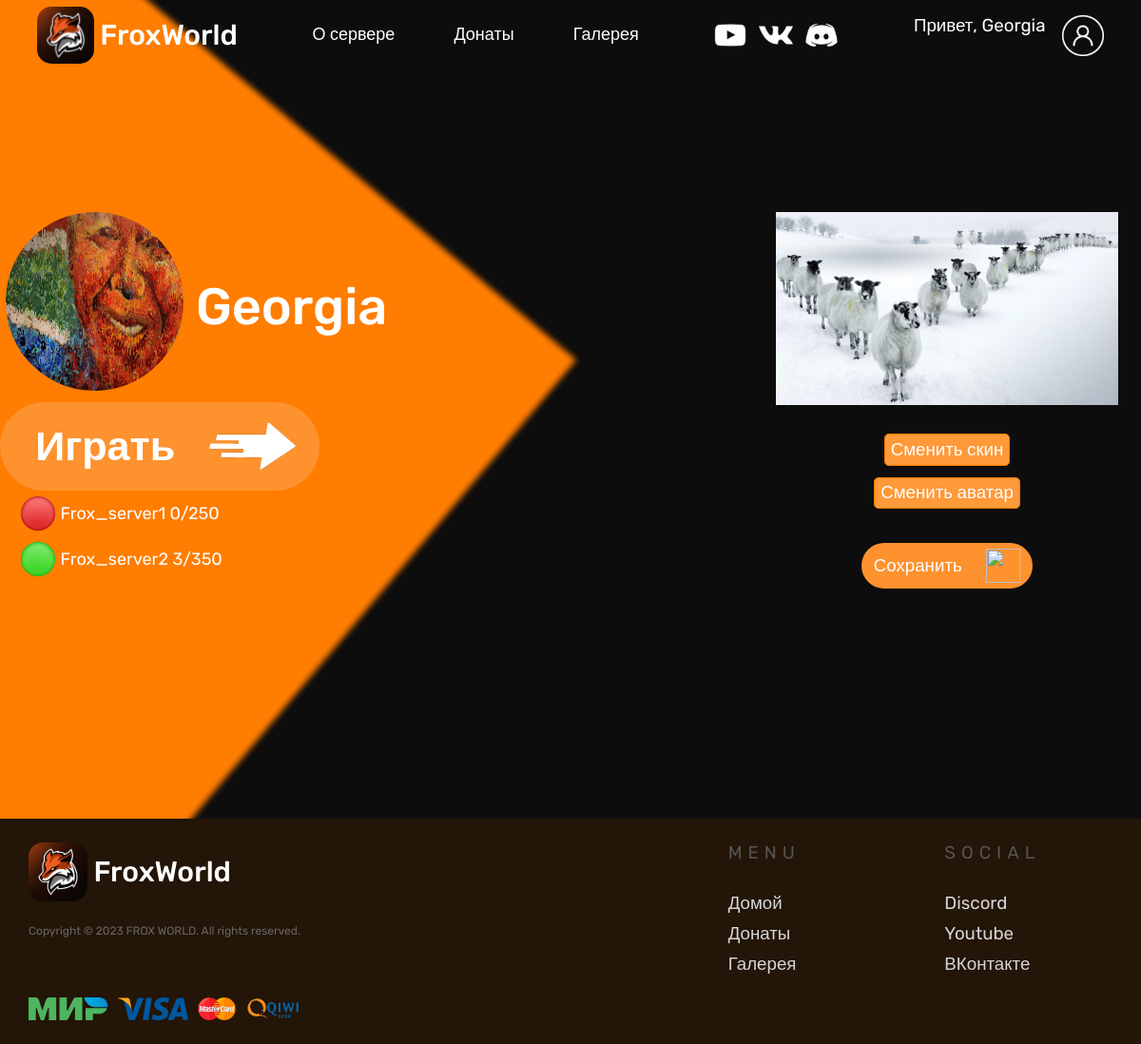
/accounts/profile/ (signed in), run on the app's committed database.
### frox_world/models.py (models this page shows, shortened)
class Profile(models.Model):
    user = models.OneToOneField(User, on_delete=models.CASCADE, null=True)
    image = models.ImageField(blank=True, upload_to='images/')
    skin = models.ImageField(blank=True, upload_to='skins/')

class Server(models.Model):
    ip = models.IntegerField(null=False)
    name = models.CharField(max_length=150, null=False, blank=False, default="qwerty-serv")
    online = models.IntegerField(blank=False, default=0)
    max_online = models.IntegerField(blank=False, null=False, default=250)
    is_online = models.BooleanField(default=True)

### frox_world/views.py (the view, shortened to what this page needs)
# urls.py: path('accounts/profile/', views.profile, name="profile"),
@login_required(login_url="login")
def profile(request):
    profile_data = Profile.objects.get(user=request.user)
    servers = Server.objects.all()
    profiles = Profile.objects.all()
    context = {
        "profile": profile_data,
        "servers": servers,
        "title" : "Profile",
        "profiles": profiles,
    }
    return render(request, 'profile.html', context)

### frox_world/templates/profile.html (shortened to what this page needs)
{% extends 'base.html' %}
{% load static %}
{% block content %}
<div class="background-figure"></div>
<section class="profile-section">
    <div class="profile">
        <div class="description">
            <div>
                <img class="profile-logo" src="{% if profile.image %}{{profile.image.url}}{% else %}{% static 'img/Profile.svg' %}{% endif %}" alt="">
            </div>
            <div class="description-text">
                <h1>{{profile.user.username}}</h1>
            </div>
        </div>
        <div class="play">
            <div>
                <button class="play-btn"><p>Играть</p><img src="{% static 'img/arrow.png' %}" alt=""></button>
            </div>
            <div>
                {% for server in servers %}
                <div class="play-version"><img src="{% if server.is_online %}{% static 'img/online-icon.png' %}{% else %}{% static 'img/offline-icon.png' %}{% endif %}"><p>{{ server.name }} {{ server.online }}/{{ server.max_online }} </p></div>
                {% endfor %}
            </div>
        </div>
    </div>
    <div class="skin">
        <img class="skin-image" src="{% if profile.skin %}{{profile.skin.url}}{% else %}{% static 'img/sad.jpg' %}{% endif %}" alt="">
        <form class="skin-form" enctype="multipart/form-data" action="#" method="POST">{% csrf_token %}
            <label for="skin__file" class="input__file-label">
                <span class="input__file-button-text">Сменить скин</span>
            </label>
            <label for="image__file" class="input__file-label">
                <span class="input__file-button-text">Сменить аватар</span>
            </label>
            <button type="submit"><p>Сохранить</p><img src="{% static 'img/icon-save.png' %}" alt=""></button>
        </form>
    </div>
</section>
{% endblock content %}

### frox_world/templates/base.html (shortened to what this page needs)
{% load static %}
<!DOCTYPE html>
<html lang="en">
<head>
    <link rel="stylesheet" href="{% static 'css/reset.css' %}">
    <link rel="stylesheet" href="{% static 'css/style.css' %}">
</head>
<body>
    <header>
        <section class="header-section">
            <div class="header-logo">
                <div>
                    <img src="{% static 'img/logo.svg' %}" alt="">
                </div>
                <div>
                    <span class="logo-text">FroxWorld</span>
                </div>
            </div>
            <div class="header-navigation">
                <div class="header-navigation-btn">
                    <a href="{% url 'index' %}">О сервере</a>
                </div>
                <div class="header-navigation-btn">
                    <a href="{% url 'donate' %}">Донаты</a>
                </div>
                <div class="header-navigation-btn">
                    <a href="#">Галерея</a>
                </div>
            </div>
            <div class="header-social">
                <a target="_blank" href="https://www.youtube.com/@Yarik_Frox"><img src="{% static "img/Youtube.svg" %}" alt=""></a>
                <a target="_blank" href="https://vk.com/yrfungroup"><img src="{% static "img/VK.svg" %}" alt=""></a>
                <a target="_blank" href="https://discord.gg/K2RrQwMhZn"><img src="{% static "img/Discord.svg" %}" alt=""></a>
            </div>
            <div class="sign-in">
                {% if user.is_authenticated %}Привет, {{user.username}}{% else %}
                <form action="{% url 'login' %}">
                    <button class="sign-in-btn">Войти</button>
                </form>
                {% endif %}
                {% if user.is_authenticated %}
                <img src="{% static "img/Profile.svg" %}" id="profile-btn">
                {% else %}
                <div><img src="{% static "img/Profile.svg" %}" alt=""></div>
                {% endif %}
            </div>
        </section>
    </header>
    <main>
        {% block content %}{% endblock content %}
    </main>
    {% block footer %}
    <footer>
        <section class="footer-section">
            <div class="footer-rights">
                <div class="footer-logo">
                    <div>
                        <img src="{% static 'img/logo.svg' %}" alt="">
                    </div>
                    <div>
                        <span class="logo-text">FroxWorld</span>
                    </div>
                </div>
                <div class="footer-copyright">
                    Copyright © 2023 FROX WORLD. All rights reserved.
                </div>
                <div class="footer-payment">
                    <div><img src="{% static 'img/MIR.svg' %}" alt=""></div>
                    <div><img src="{% static 'img/Visa.svg' %}" alt=""></div>
                    <div><img src="{% static 'img/Mastercard.png' %}" alt=""></div>
                    <div><img src="{% static 'img/Qiwi.png' %}" alt=""></div>
                </div>
            </div>
            <div class="footer-info">
                <div class="footer-menu">
                    <div class="footer-title">MENU</div>
                    <div class="footer-links">
                        <div><a href="{% url 'index' %}">Домой</a></div>
                        <div><a href="{% url 'donate' %}">Донаты</a></div>
                        <div><a href="Reload.txt" download="">Галерея</a></div>
                    </div>
                </div>
                <div class="footer-menu">
                    <div class="footer-title">SOCIAL</div>
                    <div class="footer-links">
                        <div><a target="_blank" href="https://discord.gg/K2RrQwMhZn">Discord</a></div>
                        <div><a target="_blank" href="https://www.youtube.com/@Yarik_Frox">Youtube</a></div>
                        <div><a target="_blank" href="https://vk.com/yrfungroup">ВКонтакте</a></div>
                    </div>
                </div>
            </div>
        </section>
    </footer>
    {% endblock footer %}
</body>
</html>

### frox_world/static/css/style.css (style rules this page uses)
body { font-family: 'Rubik', sans-serif; background-color: #0D0D0D; color: #ffffff; font-size: 1.56vw; }
header { padding-top: 0.62vw; }
.header-section { display: flex; justify-content: space-around; align-items: center; }
.logo-text { font-size: 2.5vw; font-weight: 500; margin-left: 0.5vw; }
.header-logo { display: flex; align-items: center; }
.header-logo img { width: 5vw; height: 5vw; }
.header-social { display: flex; justify-content: space-between; width: 11vw; }
.header-social img { width: 3vw; height: 3vw; }
.header-navigation { display: flex; justify-content: space-between; width: 28.6vw; font-size: 1.5vw; line-height: 2.5vw; }
.sign-in { position: relative; display: flex; justify-content: space-between; }
.sign-in img { width: 3.6vw; height: 3.6vw; margin-left: 1.5vw; }
.background-figure { background-color: #FF7D00; position: absolute; z-index: -1; width: 78vw; height: 78vw; top: -2.6vw; left: -44.2vw; transform: rotate(40deg); box-shadow: 0vw 0vw 0.52vw 0.52vw #FF7D00; }
.description { display: flex; margin-left: 0.52vw; align-items: center; }
.description-text { display: flex; flex-direction: column; font-size: 1.8vw; width: 20.8vw; margin-left: 1.04vw; }
.description-text h1 { font-size: 4.5vw; font-weight: 500; line-height: 6vw; }
.play { display: flex; flex-direction: column; margin-right: 2.60vw; margin-bottom: 2.60vw; }
.play-btn { display: flex; align-items: center; justify-content: space-around; border-radius: 5.20vw; background-color: #fd922e; height: 7.8vw; width: 28vw; }
.play-btn p { font-size: 3.6vw; font-weight: 600; flex-grow: 1; margin-left: 3.1vw; }
.play-btn img { width: 15vw; height: 7.5vw; }
.play-version { display: flex; align-items: center; margin-left: 1.3vw; }
.play-version p { width: 26vw; font-size: 1.5vw; text-align: left; line-height: 2vw; }
footer { margin-top: 3.12vw; padding-top: 2.08vw; background-color: #231507; padding-bottom: 2.08vw; }
.footer-section { display: flex; justify-content: space-between; width: 95vw; margin-left: 2.5vw; }
.footer-rights { display: flex; flex-direction: column; justify-content: space-around; }
.footer-payment img { height: 2vw; max-width: none; }
.footer-payment { margin-top: 5.20vw; display: flex; justify-content: space-between; align-items: center; }
.footer-logo { display: flex; align-items: center; }
.footer-logo img { width: 5.20vw; height: 5.20vw; }
.footer-copyright { color: rgb(104, 102, 102); font-size: 1vw; margin-top: 2vw; }
.footer-info { display: flex; width: 40vw; justify-content: space-around; }
.footer-menu { display: flex; flex-direction: column; height: 12vw; justify-content: space-between; }
.footer-title { color: rgb(85, 84, 84); letter-spacing: 0.5vw; }
.footer-links { display: flex; flex-direction: column; justify-content: space-around; height: 8vw; color: rgb(214, 214, 214); }
.profile-logo { height: 15.6vw; width: 15.6vw; border-radius: 45vw; margin-bottom: 1vw; min-width: 15.6vw; }
* { scroll-behavior: smooth; }
.profile-section { display: flex; height: 50vw; margin-top: 13vw; flex-direction: row; justify-content: space-between; }
.skin { margin-right: 2vw; display: flex; flex-direction: column; align-items: center; }
.skin img { width: 30vw; }
.skin-form { margin-top: 2.5vw; display: flex; flex-direction: column; align-items: center; }
.skin-form button { border-radius: 5.20vw; background-color: #fd922e; height: 4vw; width: 15vw; display: flex; justify-content: space-around; align-items: center; margin-top: 2vw; }
.skin-form button img { width: 3vw; height: 3vw; color: white; }
.input__file-label { display: flex; justify-content: center; align-items: center; background-color: #ff9939; margin-bottom: 1vw; border: 0.1vw solid #FF7D00; border-radius: 0.4vw; height: 2.8vw; padding-left: 0.5vw; padding-right: 0.5vw; }

### data on the page
Profile: image (picture), user.username "Georgia", skin (picture)
Server: name "Frox_server1", online "0", max_online "250"
Server: name "Frox_server2", online "3", max_online "350"

### other printed values
{{ user.username }} "Georgia"
